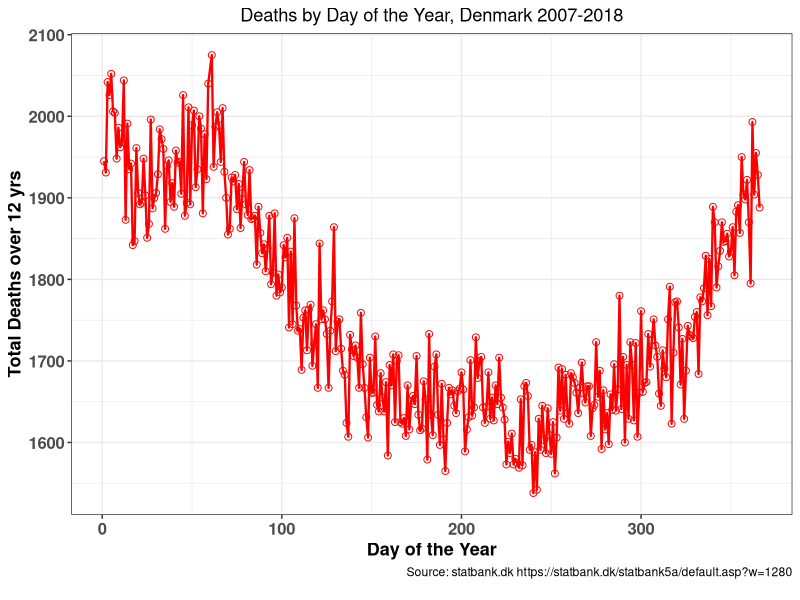
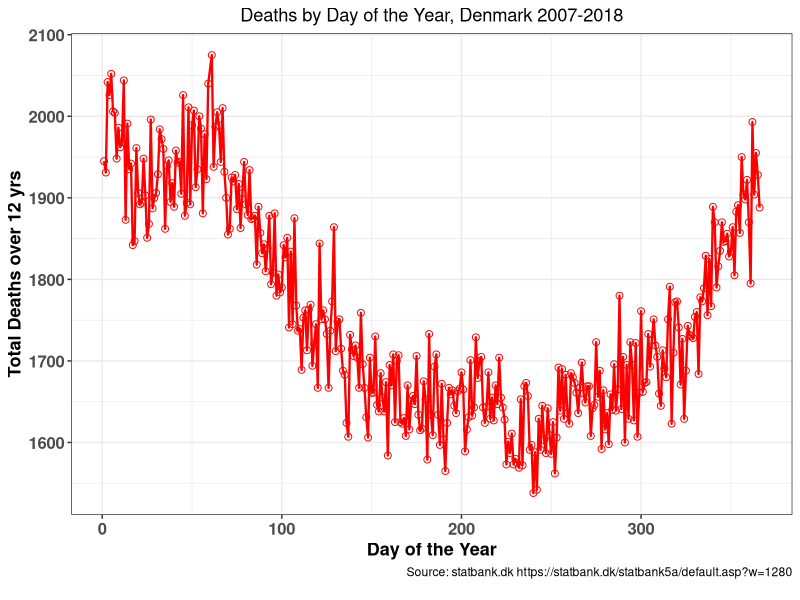

The R script that drew these images, in order:
# Mortality by month and state, Germany 2017
# data from statbank.dk
# https://statbank.dk/statbank5a/default.asp?w=1280

library(tidyverse)

DK = read.csv(file='Denmark-daily-2019824173355256980895DODDAG63269149319.csv',
              na.strings = '..')
  
names(DK) = c('month','day',paste0('deaths',2007:2018))

month.names = c('January','february','March',
                'April','May','June',
                'July','August','September',
                'October','November','December')

month.abbs = c('Jan','Feb','Mar','Apr','May','Jun',
               'Jul','Aug','Sep','Oct','Nov','Dec')

DK = DK %>%
       filter(month != 'Total', day != 'Total') %>%
       mutate(month = factor(month, 
                             levels=month.names,
                             labels=month.abbs),
              day = factor(day,levels=1:31 )) %>%
       gather(key='year', value='deaths', -month, -day) %>%
       group_by(month,day) %>%
       summarize(deaths = sum(deaths,na.rm=TRUE)) %>%
       filter(deaths !=0) %>%
       ungroup() %>%
       mutate(doy = seq(day)) %>%
       filter( !(month=='Feb' & day==29))





#-------------------------
# national
ggplot(data=DK, aes(x=doy, y=deaths, group=TRUE)) +
  geom_line(color='red', lwd=0.8) +
  geom_point(color='red', size=2, shape=1) +
  labs(title='Deaths by Day of the Year, Denmark 2007-2018',
       x='Day of the Year',y='Total Deaths over 12 yrs',
       caption='Source: statbank.dk https://statbank.dk/statbank5a/default.asp?w=1280
') +
  theme_bw() +
  theme(plot.title = element_text(hjust=0.5),
        axis.title = element_text(face='bold',size=13),
        axis.text  = element_text(face='bold',size=12))
 
#-------------------------

ggsave(file='seasonality-of-deaths-denmark-2007-2018.png',
       width=11, height=8.5, units='in', dpi=300)





